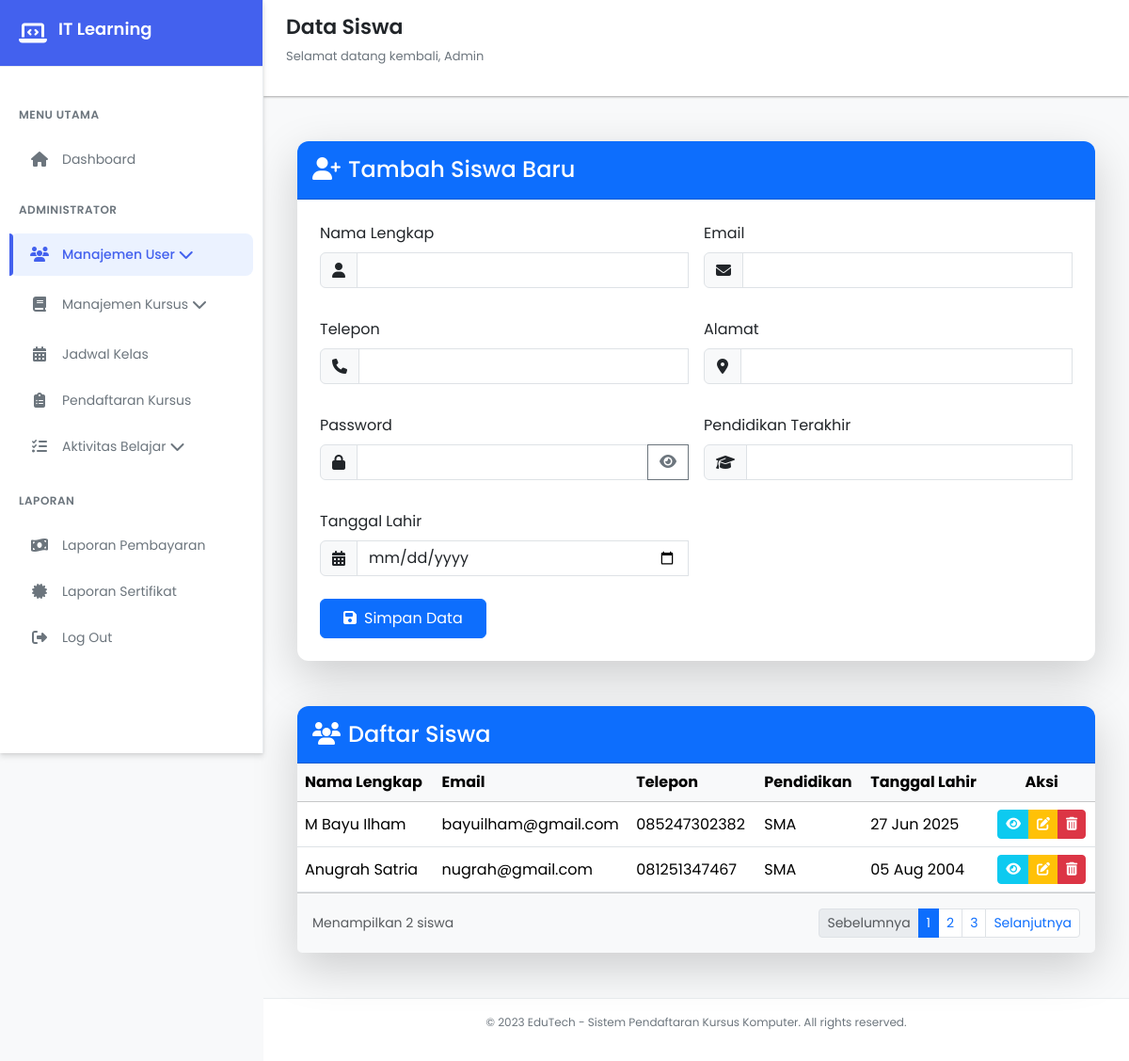
The app's page /views/dashboard/manajemen_user/data_siswa.php (signed in) with its own data.
### tables this page shows
CREATE TABLE `students` (
  `student_id` int(11) NOT NULL,
  `pendidikan_terakhir` varchar(100) DEFAULT NULL,
  `tanggal_lahir` date DEFAULT NULL
);

CREATE TABLE `users` (
  `user_id` int(11) NOT NULL,
  `nama_lengkap` varchar(255) DEFAULT NULL,
  `email` varchar(255) DEFAULT NULL,
  `password_hash` varchar(255) DEFAULT NULL,
  `telepon` varchar(20) DEFAULT NULL,
  `alamat` text DEFAULT NULL,
  `tanggal_registrasi` datetime DEFAULT NULL,
  `last_login` datetime DEFAULT NULL,
  `role` enum('siswa','pengajar','admin') DEFAULT NULL
);

### views/dashboard/manajemen_user/data_siswa.php (the view, shortened to what this page needs)
 <?php
include '../../../database/koneksi.php';
 $query = "SELECT u.user_id, u.nama_lengkap, u.email, u.telepon, s.pendidikan_terakhir, s.tanggal_lahir
          FROM users u
          JOIN students s ON u.user_id = s.student_id
          WHERE u.role = 'siswa'";
$result = mysqli_query($conn, $query);
?>
<!DOCTYPE html>
<html lang="id">
<head>
    <link href="https://cdn.jsdelivr.net/npm/bootstrap@5.3.3/dist/css/bootstrap.min.css" rel="stylesheet">
    <link rel="stylesheet" href="https://cdnjs.cloudflare.com/ajax/libs/font-awesome/6.4.0/css/all.min.css">
    <link rel="stylesheet" href="../../../css/dasboard.css">
</head>
<body>
 <div class="sidebar" id="sidebar">
        <div class="sidebar-header">
            <i class="fas fa-laptop-code"></i>
            <h2>IT Learning</h2>
        </div>
       <div class="sidebar-menu">
            <div class="menu-category">Menu Utama</div>
            <div class="menu-item " onclick="window.location.href='../dashboard.php'">
                <i class="fas fa-home"></i>
                <span>Dashboard</span>
             </div>
            <div class="menu-category">Administrator</div>
            <div class="menu-item active" onclick="toggleDropdown('user-dropdown')">
                <i class="fas fa-users"></i>
                <span>Manajemen User</span>
                <i class="fas fa-chevron-down ml-auto" id="user-chevron"></i>
            </div>
            <div class="menu-item" onclick="toggleDropdown('course-dropdown')">
                <i class="fas fa-book"></i>
                <span>Manajemen Kursus</span>
                <i class="fas fa-chevron-down ml-auto" id="course-chevron"></i>
            </div>
           <div class="menu-item" onclick="window.location.href='../jadwal/jadwal.php'">
                <i class="fas fa-calendar-alt"></i>
                <span>Jadwal Kelas</span>
            </div>
             <div class="menu-item" onclick="window.location.href='../pendaftaran_kursus/pendaftaran.php'">
                <i class="fas fa-clipboard-list"></i>
                <span>Pendaftaran Kursus</span>
            </div>
            <div class="menu-item" onclick="toggleDropdown('activity-dropdown')">
                <i class="fas fa-tasks"></i>
                <span>Aktivitas Belajar</span>
                <i class="fas fa-chevron-down ml-auto" id="activity-chevron"></i>
            </div>
            <div class="menu-category">Laporan</div>
              <div class="menu-item" onclick="window.location.href='../pembayaran/laporan_pembayaran.php'">
                <i class="fas fa-money-bill-wave"></i>
                <span>Laporan Pembayaran</span>
            </div>
            <div class="menu-item" onclick="window.location.href='../sertifikat/sertifikat.php'">
                <i class="fas fa-certificate"></i>
                <span>Laporan Sertifikat</span>
            </div>
           <div class="menu-item" onclick="window.location.href='../../../php/logout.php'">
                <i class="fas fa-sign-out-alt"></i>
                <span>Log Out</span>
            </div>
       </div>
    </div>
    <div class="main-content" id="mainContent">
        <div class="header">
            <div class="header-title">
                <h1>Data Siswa</h1>
                <p>Selamat datang kembali, Admin</p>
            </div>
        </div>
    <div class="content">
    <div class="container-fluid py-4">
        <div class="card shadow-lg mb-5 border-0">
            <div class="card-header bg-primary text-white py-3">
                <h4 class="mb-0"><i class="fas fa-user-plus me-2"></i>Tambah Siswa Baru</h4>
            </div>
            <div class="card-body p-4">
                <form method="POST" action="../../../php/siswa/siswa_store.php" class="row g-3 needs-validation" novalidate>
                    <div class="col-md-6 mb-3">
                        <label for="nama_lengkap" class="form-label">Nama Lengkap</label>
                        <div class="input-group">
                            <span class="input-group-text"><i class="fas fa-user"></i></span>
                            <input type="text" class="form-control" id="nama_lengkap" name="nama_lengkap" required>
                        </div>
                    </div>
                    <div class="col-md-6 mb-3">
                        <label for="email" class="form-label">Email</label>
                        <div class="input-group">
                            <span class="input-group-text"><i class="fas fa-envelope"></i></span>
                            <input type="email" class="form-control" id="email" name="email" required>
                        </div>
                    </div>
                    <div class="col-md-6 mb-3">
                        <label for="telepon" class="form-label">Telepon</label>
                        <div class="input-group">
                            <span class="input-group-text"><i class="fas fa-phone"></i></span>
                            <input type="text" class="form-control" id="telepon" name="telepon" required>
                        </div>
                    </div>
                    <div class="col-md-6 mb-3">
                        <label for="alamat" class="form-label">Alamat</label>
                        <div class="input-group">
                            <span class="input-group-text"><i class="fas fa-map-marker-alt"></i></span>
                            <input type="text" class="form-control" id="alamat" name="alamat" required>
                        </div>
                    </div>
                    <div class="col-md-6 mb-3">
                        <label for="password" class="form-label">Password</label>
                        <div class="input-group">
                            <span class="input-group-text"><i class="fas fa-lock"></i></span>
                            <input type="password" class="form-control" id="password" name="password" required>
                            <button class="btn btn-outline-secondary toggle-password" type="button">
                                <i class="fas fa-eye"></i>
                            </button>
                        </div>
                    </div>
                    <div class="col-md-6 mb-3">
                        <label for="pendidikan_terakhir" class="form-label">Pendidikan Terakhir</label>
                        <div class="input-group">
                            <span class="input-group-text"><i class="fas fa-graduation-cap"></i></span>
                            <input type="text" class="form-control" id="pendidikan_terakhir" name="pendidikan_terakhir" required>
                        </div>
                    </div>
                    <div class="col-md-6 mb-3">
                        <label for="tanggal_lahir" class="form-label">Tanggal Lahir</label>
                        <div class="input-group">
                            <span class="input-group-text"><i class="fas fa-calendar-alt"></i></span>
                            <input type="date" class="form-control" id="tanggal_lahir" name="tanggal_lahir" required>
                        </div>
                    </div>
                    <div class="col-12 mt-2">
                        <button type="submit" class="btn btn-primary px-4 py-2">
                            <i class="fas fa-save me-2"></i>Simpan Data
                        </button>
                    </div>
                </form>
            </div>
        </div>
        <div class="card shadow-lg border-0">
            <div class="card-header bg-primary text-white py-3">
                <div class="d-flex justify-content-between align-items-center">
                    <h4 class="mb-0"><i class="fas fa-users me-2"></i>Daftar Siswa</h4>
                </div>
            </div>
            <div class="card-body p-0">
                <div class="table-responsive">
                    <table class="table table-hover mb-0" id="studentTable">
                        <thead class="table-light">
                            <tr>
                                <th class="text-nowrap">Nama Lengkap</th>
                                <th class="text-nowrap">Email</th>
                                <th class="text-nowrap">Telepon</th>
                                <th class="text-nowrap">Pendidikan</th>
                                <th class="text-nowrap">Tanggal Lahir</th>
                                <th class="text-nowrap text-center">Aksi</th>
                            </tr>
                        </thead>
                        <tbody>
                            <?php while ($row = mysqli_fetch_assoc($result)) { ?>
                            <tr>
                                <td class="align-middle"><?= htmlspecialchars($row['nama_lengkap']) ?></td>
                                <td class="align-middle text-truncate" style="max-width: 200px;"><?= htmlspecialchars($row['email']) ?></td>
                                <td class="align-middle"><?= htmlspecialchars($row['telepon']) ?></td>
                                <td class="align-middle"><?= htmlspecialchars($row['pendidikan_terakhir']) ?></td>
                                <td class="align-middle"><?= date('d M Y', strtotime($row['tanggal_lahir'])) ?></td>
                                <td class="align-middle text-center">
                                    <div class="btn-group btn-group-sm" role="group">
                                        <a href="detail_siswa.php?id=<?= $row['user_id'] ?>"
                                           class="btn btn-info text-white"
                                           data-bs-toggle="tooltip"
                                           title="Detail">
                                            <i class="fas fa-eye"></i>
                                        </a>
                                        <a href="edit_siswa.php?id=<?= $row['user_id'] ?>"
                                           class="btn btn-warning text-white"
                                           data-bs-toggle="tooltip"
                                           title="Edit">
                                            <i class="fas fa-edit"></i>
                                        </a>
                                        <a href="../../../php/siswa/delete.php?id=<?= $row['user_id'] ?>"
                                           class="btn btn-danger"
                                           data-bs-toggle="tooltip"
                                           title="Hapus"
                                           onclick="return confirm('Yakin ingin menghapus siswa ini?')">
                                            <i class="fas fa-trash-alt"></i>
                                        </a>
                                    </div>
                                </td>
                            </tr>
                            <?php } ?>
                        </tbody>
                    </table>
                </div>
            </div>
            <div class="card-footer bg-light py-3">
                <div class="d-flex justify-content-between align-items-center">
                    <div class="text-muted small">
                        Menampilkan <span id="rowCount"><?= mysqli_num_rows($result) ?></span> siswa
                    </div>
                    <nav aria-label="Page navigation">
                        <ul class="pagination pagination-sm mb-0">
                            <li class="page-item disabled">
                                <a class="page-link" href="#" tabindex="-1">Sebelumnya</a>
                            </li>
                            <li class="page-item active"><a class="page-link" href="#">1</a></li>
                            <li class="page-item"><a class="page-link" href="#">2</a></li>
                            <li class="page-item"><a class="page-link" href="#">3</a></li>
                            <li class="page-item">
                                <a class="page-link" href="#">Selanjutnya</a>
                            </li>
                        </ul>
                    </nav>
                </div>
            </div>
        </div>
    </div>
</div>
        <div class="footer">
            <p>© 2023 EduTech - Sistem Pendaftaran Kursus Komputer. All rights reserved.</p>
        </div>
    </div>
</body>
</html>

### css/dasboard.css (style rules this page uses)
:root { --primary: #4361ee; --primary-dark: #3a56d4; --primary-light: #ebf2ff; --secondary: #3f37c9; --accent: #4895ef; --success: #4cc9f0; --warning: #f8961e; --danger: #f72585; --light: #f8f9fa; --dark: #212529; --gray: #6c757d; --light-gray: #e9ecef; --white: #ffffff; --shadow-sm: 0 1px 3px rgba(0,0,0,0.12), 0 1px 2px rgba(0,0,0,0.24); --shadow-md: 0 4px 6px rgba(0,0,0,0.1), 0 1px 3px rgba(0,0,0,0.08); --shadow-lg: 0 10px 25px rgba(0,0,0,0.1), 0 5px 10px rgba(0,0,0,0.05); --radius-sm: 8px; --radius-md: 12px; --radius-lg: 16px; --transition: all 0.3s cubic-bezier(0.25, 0.8, 0.25, 1); }
.card { border-radius: 0.75rem; }
.card-header { border-radius: 0.75rem 0.75rem 0 0 !important; }
.input-group-text { min-width: 40px; justify-content: center; }
.toggle-password { min-width: 40px; }
* { margin: 0; padding: 0; box-sizing: border-box; font-family: 'Poppins', sans-serif; }
body { display: flex; min-height: 100vh; background-color: var(--light); color: var(--dark); transition: var(--transition); }
.sidebar { width: 280px; background: var(--white); height: 100vh; position: fixed; transition: var(--transition); z-index: 1000; box-shadow: var(--shadow-md); border-right: 1px solid var(--light-gray); display: flex; flex-direction: column; }
.sidebar-header { padding: 20px; display: flex; align-items: center; border-bottom: 1px solid var(--light-gray); background: var(--primary); color: var(--white); }
.sidebar-header i { font-size: 24px; margin-right: 12px; color: var(--white); }
.sidebar-header h2 { font-size: 18px; font-weight: 600; }
.sidebar-menu { padding: 20px 0; flex: 1; overflow-y: auto; }
.menu-category { padding: 12px 20px; font-size: 12px; font-weight: 600; text-transform: uppercase; letter-spacing: 0.5px; color: var(--gray); margin-top: 10px; }
.menu-item { padding: 12px 20px; display: flex; align-items: center; cursor: pointer; transition: var(--transition); margin: 4px 10px; border-radius: var(--radius-sm); color: var(--gray); }
.menu-item.active { background-color: var(--primary-light); color: var(--primary); font-weight: 500; position: relative; }
.menu-item.active::before { content: ''; position: absolute; left: 0; top: 0; height: 100%; width: 4px; background-color: var(--primary); border-radius: 0 var(--radius-sm) var(--radius-sm) 0; }
.menu-item i { width: 24px; margin-right: 12px; font-size: 16px; text-align: center; }
.menu-item span { font-size: 14px; }
.main-content { flex: 1; margin-left: 280px; transition: var(--transition); min-height: 100vh; display: flex; flex-direction: column; }
.header { display: flex; justify-content: space-between; align-items: center; padding: 16px 24px; background-color: var(--white); box-shadow: var(--shadow-sm); z-index: 100; position: sticky; top: 0; }
.header-title h1 { color: var(--dark); font-size: 22px; font-weight: 600; }
.header-title p { font-size: 13px; color: var(--gray); margin-top: 2px; }
.content { flex: 1; padding: 24px; background-color: var(--light); }
.footer { text-align: center; padding: 16px; font-size: 12px; color: var(--gray); border-top: 1px solid var(--light-gray); background-color: var(--white); }

### records on screen
students: student_id.nama_lengkap "M Bayu Ilham", student_id.email "bayuilham@gmail.com", student_id.telepon "085247302382", pendidikan_terakhir "SMA", tanggal_lahir "27 Jun 2025"
students: student_id.nama_lengkap "Anugrah Satria", student_id.email "nugrah@gmail.com", student_id.telepon "081251347467", pendidikan_terakhir "SMA", tanggal_lahir "05 Aug 2004"

### other values on screen
mysqli_num_rows($result) "2"
